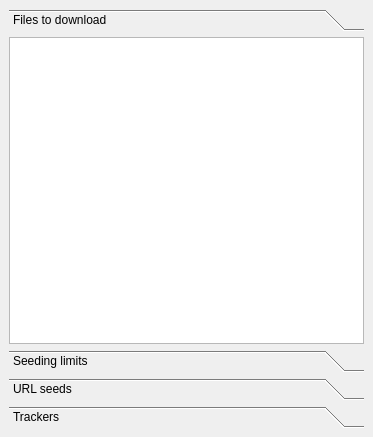
<ui version="4.0" >
 <class>TorrentOptsWidget</class>
 <widget class="QWidget" name="TorrentOptsWidget" >
  <property name="geometry" >
   <rect>
    <x>0</x>
    <y>0</y>
    <width>373</width>
    <height>437</height>
   </rect>
  </property>
  <layout class="QGridLayout" >
   <property name="leftMargin" >
    <number>0</number>
   </property>
   <property name="topMargin" >
    <number>0</number>
   </property>
   <property name="rightMargin" >
    <number>0</number>
   </property>
   <property name="bottomMargin" >
    <number>0</number>
   </property>
   <item row="0" column="0" >
    <widget class="QStackedWidget" name="stackedWidget" >
     <property name="currentIndex" >
      <number>1</number>
     </property>
     <widget class="QWidget" name="page" >
      <layout class="QGridLayout" >
       <item row="0" column="0" >
        <widget class="QLabel" name="labelStatus" >
         <property name="alignment" >
          <set>Qt::AlignCenter</set>
         </property>
         <property name="wordWrap" >
          <bool>true</bool>
         </property>
        </widget>
       </item>
      </layout>
     </widget>
     <widget class="QWidget" name="page_2" >
      <layout class="QGridLayout" >
       <item row="0" column="0" >
        <widget class="QToolBox" name="toolBox" >
         <property name="currentIndex" >
          <number>0</number>
         </property>
         <widget class="QWidget" name="page_3" >
          <property name="geometry" >
           <rect>
            <x>0</x>
            <y>0</y>
            <width>355</width>
            <height>299</height>
           </rect>
          </property>
          <attribute name="label" >
           <string>Files to download</string>
          </attribute>
          <layout class="QGridLayout" >
           <property name="leftMargin" >
            <number>0</number>
           </property>
           <property name="topMargin" >
            <number>0</number>
           </property>
           <property name="rightMargin" >
            <number>0</number>
           </property>
           <property name="bottomMargin" >
            <number>0</number>
           </property>
           <item row="0" column="0" >
            <widget class="QTreeWidget" name="treeFiles" >
             <property name="columnCount" >
              <number>0</number>
             </property>
            </widget>
           </item>
          </layout>
         </widget>
         <widget class="QWidget" name="page_6" >
          <property name="geometry" >
           <rect>
            <x>0</x>
            <y>0</y>
            <width>355</width>
            <height>299</height>
           </rect>
          </property>
          <attribute name="label" >
           <string>Seeding limits</string>
          </attribute>
          <layout class="QGridLayout" >
           <item row="0" column="0" >
            <widget class="QCheckBox" name="checkSeedRatio" >
             <property name="text" >
              <string>Seed up to ratio</string>
             </property>
            </widget>
           </item>
           <item row="0" column="1" >
            <widget class="QDoubleSpinBox" name="doubleSeed" >
             <property name="enabled" >
              <bool>false</bool>
             </property>
             <property name="singleStep" >
              <double>0.100000000000000</double>
             </property>
            </widget>
           </item>
           <item row="1" column="0" >
            <widget class="QCheckBox" name="checkSeedUpload" >
             <property name="text" >
              <string>Seed until specified amount
of data has been uploaded</string>
             </property>
            </widget>
           </item>
           <item row="1" column="1" >
            <widget class="QLineEdit" name="lineSeed" >
             <property name="enabled" >
              <bool>false</bool>
             </property>
            </widget>
           </item>
           <item row="1" column="2" >
            <widget class="QLabel" name="label_2" >
             <property name="text" >
              <string>MB</string>
             </property>
            </widget>
           </item>
           <item row="2" column="0" >
            <spacer>
             <property name="orientation" >
              <enum>Qt::Vertical</enum>
             </property>
             <property name="sizeHint" >
              <size>
               <width>20</width>
               <height>81</height>
              </size>
             </property>
            </spacer>
           </item>
          </layout>
         </widget>
         <widget class="QWidget" name="page_4" >
          <property name="geometry" >
           <rect>
            <x>0</x>
            <y>0</y>
            <width>108</width>
            <height>98</height>
           </rect>
          </property>
          <attribute name="label" >
           <string>URL seeds</string>
          </attribute>
          <layout class="QGridLayout" >
           <property name="leftMargin" >
            <number>0</number>
           </property>
           <property name="topMargin" >
            <number>0</number>
           </property>
           <property name="rightMargin" >
            <number>0</number>
           </property>
           <property name="bottomMargin" >
            <number>0</number>
           </property>
           <item row="0" column="0" colspan="2" >
            <widget class="QListWidget" name="listUrlSeeds" />
           </item>
           <item row="1" column="0" >
            <widget class="QLineEdit" name="lineUrl" />
           </item>
           <item row="1" column="1" >
            <widget class="QPushButton" name="pushAddUrlSeed" >
             <property name="text" >
              <string>Add</string>
             </property>
            </widget>
           </item>
          </layout>
         </widget>
         <widget class="QWidget" name="page_5" >
          <property name="geometry" >
           <rect>
            <x>0</x>
            <y>0</y>
            <width>170</width>
            <height>126</height>
           </rect>
          </property>
          <attribute name="label" >
           <string>Trackers</string>
          </attribute>
          <layout class="QGridLayout" >
           <property name="leftMargin" >
            <number>0</number>
           </property>
           <property name="topMargin" >
            <number>0</number>
           </property>
           <property name="rightMargin" >
            <number>0</number>
           </property>
           <property name="bottomMargin" >
            <number>0</number>
           </property>
           <item row="0" column="0" colspan="3" >
            <widget class="QListWidget" name="listTrackers" />
           </item>
           <item row="1" column="0" colspan="3" >
            <widget class="QLineEdit" name="lineTracker" />
           </item>
           <item row="2" column="0" >
            <widget class="QPushButton" name="pushTrackerAdd" >
             <property name="text" >
              <string>Add</string>
             </property>
            </widget>
           </item>
           <item row="2" column="1" >
            <spacer>
             <property name="orientation" >
              <enum>Qt::Horizontal</enum>
             </property>
             <property name="sizeHint" >
              <size>
               <width>40</width>
               <height>20</height>
              </size>
             </property>
            </spacer>
           </item>
           <item row="2" column="2" >
            <widget class="QPushButton" name="pushTrackerRemove" >
             <property name="text" >
              <string>Remove</string>
             </property>
            </widget>
           </item>
          </layout>
         </widget>
        </widget>
       </item>
      </layout>
     </widget>
    </widget>
   </item>
  </layout>
 </widget>
 <resources/>
 <connections>
  <connection>
   <sender>checkSeedRatio</sender>
   <signal>toggled(bool)</signal>
   <receiver>doubleSeed</receiver>
   <slot>setEnabled(bool)</slot>
   <hints>
    <hint type="sourcelabel" >
     <x>144</x>
     <y>96</y>
    </hint>
    <hint type="destinationlabel" >
     <x>269</x>
     <y>93</y>
    </hint>
   </hints>
  </connection>
  <connection>
   <sender>checkSeedUpload</sender>
   <signal>toggled(bool)</signal>
   <receiver>lineSeed</receiver>
   <slot>setEnabled(bool)</slot>
   <hints>
    <hint type="sourcelabel" >
     <x>89</x>
     <y>174</y>
    </hint>
    <hint type="destinationlabel" >
     <x>292</x>
     <y>171</y>
    </hint>
   </hints>
  </connection>
 </connections>
</ui>
